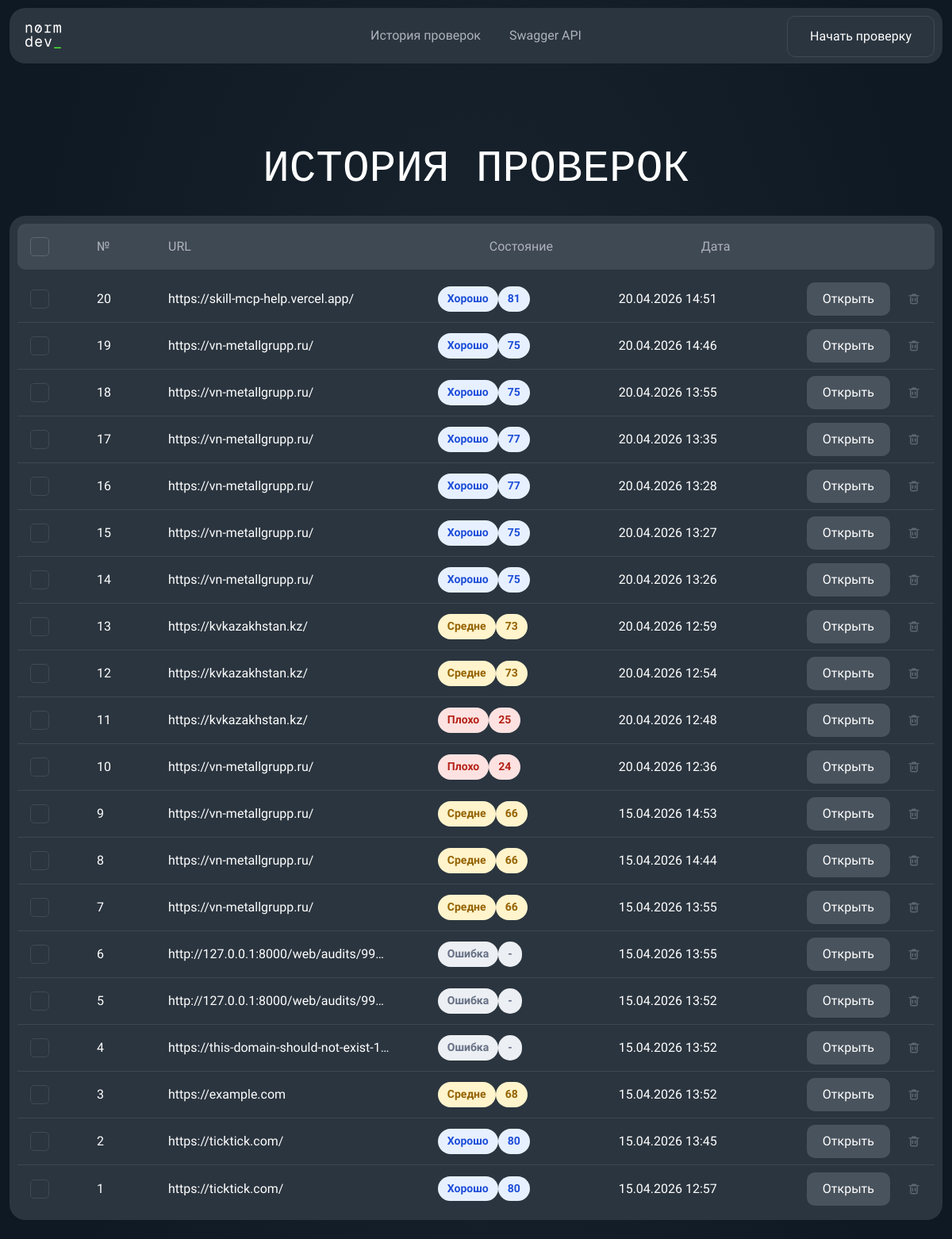
The page /web/history on the database as committed earlier.
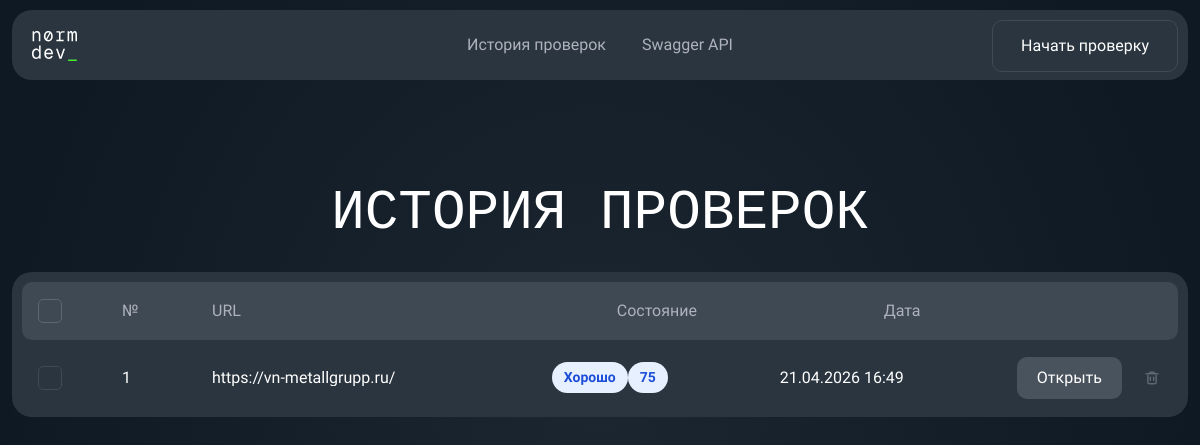
The same page on the database as committed later.
### app/models/audit.py (models this page shows)
class Audit(Base):
    __tablename__ = "audits"
    id: Mapped[int] = mapped_column(Integer, primary_key=True, index=True)
    url: Mapped[str] = mapped_column(String(2048), nullable=False, index=True)
    status: Mapped[str] = mapped_column(String(50), nullable=False, default="pending")
    total_score: Mapped[float | None] = mapped_column(Float, nullable=True)
    created_at: Mapped[datetime] = mapped_column(DateTime, default=datetime.utcnow, nullable=False)
    finished_at: Mapped[datetime | None] = mapped_column(DateTime, nullable=True)
    issues = relationship(
        "AuditIssue",
        back_populates="audit",
        cascade="all, delete-orphan"
    )
    metrics = relationship(
        "AuditMetric",
        back_populates="audit",
        cascade="all, delete-orphan"
    )
    reports = relationship(
        "AuditReport",
        back_populates="audit",
        cascade="all, delete-orphan"
    )

### app/api/web.py (the view)
@router.get("/web/history", response_class=HTMLResponse)
def web_history(
    request: Request,
    db: Session = Depends(get_db)
):
    repository = AuditRepository(db)
    audits = repository.get_audits()
    return templates.TemplateResponse(
        request=request,
        name="history.html",
        context={
            "title": "История проверок",
            "audits": audits,
            "get_score_label": get_score_label,
            "get_score_class": get_score_class,
            "get_status_label": get_status_label,
            "format_datetime": format_datetime,
        }
    )

### app/templates/history.html (shortened to what this page needs)
{% extends "base.html" %}
{% block body_class %}history-page{% endblock %}
{% block header %}
<header class="history-header home-header">
    <div class="home-header__inner">
        <a href="/web" class="home-logo" aria-label="Normdev">
        </a>
        <nav class="home-nav" aria-label="Основное меню">
            <a href="/web/history" aria-current="page">История проверок</a>
            <a href="/docs">Swagger API</a>
        </nav>
        <a href="/web" class="home-header__cta">Начать проверку</a>
    </div>
</header>
{% endblock %}
{% block main_wrapper_class %}{% endblock %}
{% block main_class %}history-main{% endblock %}
{% block content %}
<section class="history-shell">
    <h1 class="history-title">История проверок</h1>
    <section class="history-panel">
        <div class="history-panel__head">
            <label class="history-checkbox history-checkbox--header">
                <span></span>
            </label>
            <span>№</span>
            <span>URL</span>
            <span>Состояние</span>
            <span>Дата</span>
        </div>
        {% if audits %}
            <div class="history-list">
                {% for audit in audits %}
                    {% set score_class = get_score_class(audit.total_score, audit.status) %}
                    {% set display_label = get_score_label(audit.total_score, audit.status) %}
                    {% set display_score = "-" if audit.status == "failed" or audit.total_score is none else audit.total_score | int %}
                    <div class="history-row">
                        <label class="history-checkbox">
                            <span></span>
                        </label>
                        <span class="history-row__index">{{ audits|length - loop.index0 }}</span>
                        <span class="history-row__url">{{ audit.url }}</span>
                        <span class="history-row__status">
                            <span class="history-pill {{ score_class }}">{{ display_label }}</span>
                            <span class="history-pill {{ score_class }}">{{ display_score }}</span>
                        </span>
                        <span class="history-row__date">{{ format_datetime(audit.created_at) }}</span>
                        <span class="history-row__actions">
                            <a href="/web/audits/{{ audit.id }}" class="history-open-button">Открыть</a>
                            <form method="post" action="/web/history/delete" class="history-delete-form" onsubmit="return confirm('Удалить эту проверку из истории?');">
                                <button type="submit" class="history-delete-button" aria-label="Удалить аудит {{ audit.id }}">
                                </button>
                            </form>
                        </span>
                    </div>
                {% endfor %}
            </div>
        {% else %}
            <div class="history-empty">
                <p class="history-empty__title">История аудитов пока пуста</p>
                <p class="history-empty__text">Запустите первую проверку, и результаты появятся здесь.</p>
                <a href="/web" class="history-open-button">Начать проверку</a>
            </div>
        {% endif %}
    </section>
</section>
{% endblock %}

### app/templates/base.html (shortened to what this page needs)
<!DOCTYPE html>
<html lang="ru">
<head>
    <link rel="stylesheet" href="/static/css/styles.css">
</head>
<body class="{% block body_class %}{% endblock %}">
    {% block header %}{% endblock %}
    <main class="{% block main_wrapper_class %}container{% endblock %} {% block main_class %}{% endblock %}">
        {% block content %}{% endblock %}
    </main>
</body>
</html>

Rows that differ between the two databases and show on the page:
removed Audit: index0 "20", url "https://skill-mcp-help.vercel.app/", display_label "Хорошо", display_score "81", created_at "20.04.2026 14:51"
removed Audit: index0 "19", url "https://vn-metallgrupp.ru/", display_label "Хорошо", display_score "75", created_at "20.04.2026 14:46"
removed Audit: index0 "18", url "https://vn-metallgrupp.ru/", display_label "Хорошо", display_score "75", created_at "20.04.2026 13:55"
removed Audit: index0 "17", url "https://vn-metallgrupp.ru/", display_label "Хорошо", display_score "77", created_at "20.04.2026 13:35"
removed Audit: index0 "16", url "https://vn-metallgrupp.ru/", display_label "Хорошо", display_score "77", created_at "20.04.2026 13:28"
removed Audit: index0 "15", url "https://vn-metallgrupp.ru/", display_label "Хорошо", display_score "75", created_at "20.04.2026 13:27"
removed Audit: index0 "14", url "https://vn-metallgrupp.ru/", display_label "Хорошо", display_score "75", created_at "20.04.2026 13:26"
removed Audit: index0 "13", url "https://kvkazakhstan.kz/", display_label "Средне", display_score "73", created_at "20.04.2026 12:59"
removed Audit: index0 "12", url "https://kvkazakhstan.kz/", display_label "Средне", display_score "73", created_at "20.04.2026 12:54"
removed Audit: index0 "11", url "https://kvkazakhstan.kz/", display_label "Плохо", display_score "25", created_at "20.04.2026 12:48"
removed Audit: index0 "10", url "https://vn-metallgrupp.ru/", display_label "Плохо", display_score "24", created_at "20.04.2026 12:36"
removed Audit: index0 "9", url "https://vn-metallgrupp.ru/", display_label "Средне", display_score "66", created_at "15.04.2026 14:53"
removed Audit: index0 "8", url "https://vn-metallgrupp.ru/", display_label "Средне", display_score "66", created_at "15.04.2026 14:44"
removed Audit: index0 "7", url "https://vn-metallgrupp.ru/", display_label "Средне", display_score "66", created_at "15.04.2026 13:55"
removed Audit: index0 "6", url "http://127.0.0.1:8000/web/audits/99…", display_label "Ошибка", display_score "-", created_at "15.04.2026 13:55"
removed Audit: index0 "5", url "http://127.0.0.1:8000/web/audits/99…", display_label "Ошибка", display_score "-", created_at "15.04.2026 13:52"
removed Audit: index0 "4", url "https://this-domain-should-not-exist-1…", display_label "Ошибка", display_score "-", created_at "15.04.2026 13:52"
removed Audit: index0 "3", url "https://example.com", display_label "Средне", display_score "68", created_at "15.04.2026 13:52"
removed Audit: index0 "2", url "https://ticktick.com/", display_label "Хорошо", display_score "80", created_at "15.04.2026 13:45"
removed Audit: index0 "1", url "https://ticktick.com/", display_label "Хорошо", display_score "80", created_at "15.04.2026 12:57"
added Audit: index0 "1", url "https://vn-metallgrupp.ru/", display_label "Хорошо", display_score "75", created_at "21.04.2026 16:49"
